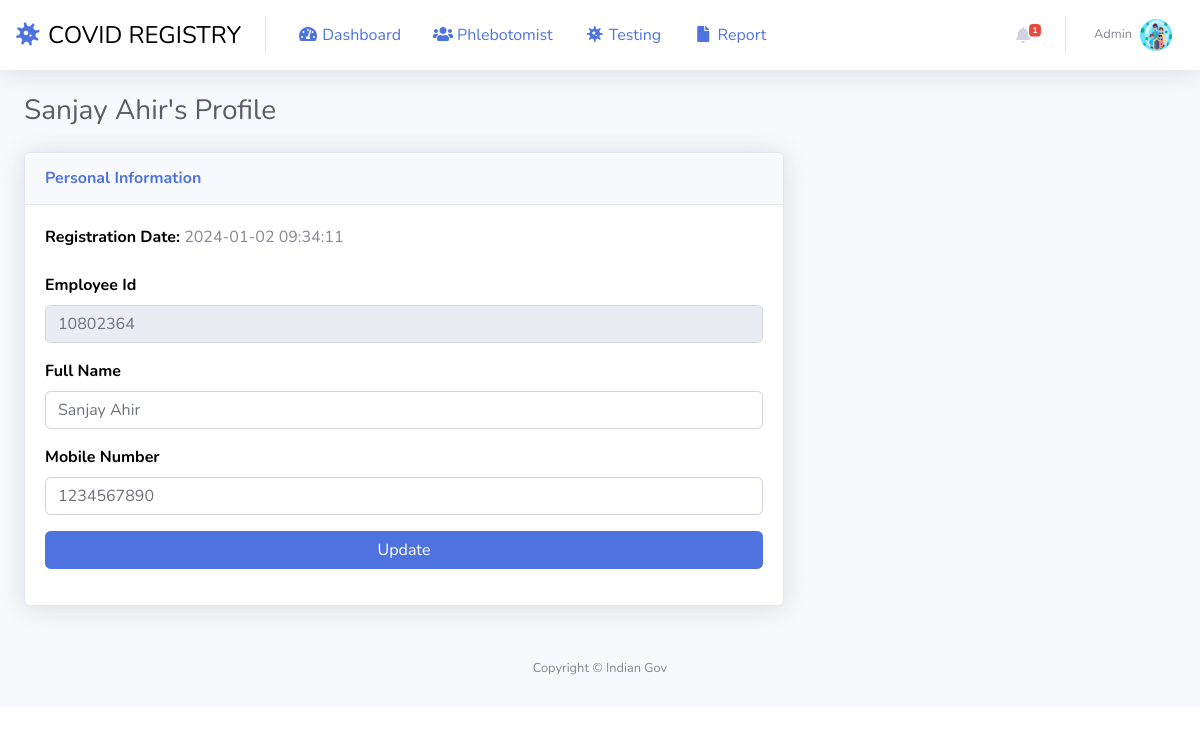
The page /admin/edit-phlebotomist.php?pid=3 (signed in) on the database its author committed.
### tables this page shows
CREATE TABLE
tblphlebotomist (
  `id` int (11) NOT NULL,
  `EmpID` varchar(100) DEFAULT NULL,
  `FullName` varchar(120) DEFAULT NULL,
  `MobileNumber` bigint (12) DEFAULT NULL,
  
  `RegDate` timestamp NULL DEFAULT current_timestamp()
);

### admin/edit-phlebotomist.php (the view, shortened to what this page needs)
<?php session_start();
include_once('includes/config.php');
if (strlen($_SESSION['aid'] == 0)) {
    header('location:logout.php');
} else {
?>
    <!DOCTYPE html>
    <html lang="en">
    <head>
        <link href="vendor/fontawesome-free/css/all.min.css" rel="stylesheet" type="text/css">
        <link href="css/sb-admin-2.min.css" rel="stylesheet">
    </head>
    <body id="page-top">
        <div id="wrapper">
            <div id="content-wrapper" class="d-flex flex-column">
                <div id="content">
                    <?php include_once('includes/topbar.php'); ?>
                    <div class="container-fluid">
                        <?php
                        $pid = intval($_GET['pid']);
                        $query = mysqli_query($con, "select * from tblphlebotomist where id='$pid'");
                        while ($row = mysqli_fetch_array($query)) {
                        ?>
                            <h1 class="h3 mb-4 text-gray-800"><?php echo $row['FullName']; ?>'s Profile</h1>
                            <form name="editphlebotomist" method="post">
                                <div class="row">
                                    <div class="col-lg-8">
                                        <div class="card shadow mb-4">
                                            <div class="card-header py-3">
                                                <h6 class="m-0 font-weight-bold text-primary">Personal Information</h6>
                                            </div>
                                            <div class="card-body">
                                                <div class="form-group">
                                                    <label>Registration Date: </label>
                                                    <?php echo $row['RegDate']; ?>
                                                </div>
                                                <div class="form-group">
                                                    <label>Employee Id</label>
                                                    <input type="text" class="form-control" id="empid" name="empid" value="<?php echo $row['EmpID']; ?>" readonly="true">
                                                </div>
                                                <div class="form-group">
                                                    <label>Full Name</label>
                                                    <input type="text" class="form-control" id="fullname" name="fullname" placeholder="Enter your full name..." pattern="[A-Za-z ]+" title="letters only" value="<?php echo $row['FullName']; ?>" required="true">
                                                </div>
                                                <div class="form-group">
                                                    <label>Mobile Number</label>
                                                    <input type="text" class="form-control" id="mobilenumber" name="mobilenumber" placeholder="Please enter your mobile number" pattern="[0-9]{10}" title="10 numeric characters only" value="<?php echo $row['MobileNumber']; ?>" required="true">
                                                </div>
                                                <div class="form-group">
                                                    <input type="submit" class="btn btn-primary btn-user btn-block" name="update" id="update" value="Update">
                                                </div>
                                            </div>
                                        </div>
                                    </div>
                                </div>
                            </form>
                        <?php } ?>
                    </div>
                </div>
                <?php include_once('includes/footer.php'); ?>
            </div>
        </div>
    </body>
    </html>
<?php } ?>

### admin/includes/topbar.php (shortened to what this page needs)
<nav class="navbar navbar-expand navbar-light bg-white topbar mb-4 static-top shadow">
    <a class="sidebar-brand d-flex align-items-center justify-content-center" href="../admin/index.php" style="text-decoration: none;">
        <div class="sidebar-brand-icon rotate-n-15" style="font-size: x-large;">
            <i class=" fas fa-virus"></i>
        </div>
        <div class="mx-2" style="color: black; font-size: x-large;">COVID REGISTRY</div>
    </a>
    <a class="nav-link" href="dashboard.php">
        <i class="fas fa-fw fa-tachometer-alt"></i>
        <span>Dashboard</span></a>
    <div class="dropdown">
        <a class="nav-link collapsed" href="#" data-toggle="collapse" data-target="#collapseOne" aria-expanded="false" aria-controls="collapseOne">
            <i class="fas fa-fw fa-users"></i>
            <span>Phlebotomist</span>
        </a>
    </div>
    <div class="dropdown">
        <a class="nav-link collapsed" href="#" data-toggle="collapse" data-target="#collapseTwo" aria-expanded="false" aria-controls="collapseTwo">
            <i class="fas fa-fw fa-virus"></i>
            <span>Testing</span>
        </a>
    </div>
    <div class="dropdown">
        <a class="nav-link collapsed" href="#" data-toggle="collapse" data-target="#collapseThree" aria-expanded="true" aria-controls="collapseThree">
            <i class="fas fa-fw fa-file"></i>
            <span>Report</span>
        </a>
    </div>
    <?php if ($_SESSION['aid']) : ?>
        <ul class="navbar-nav ml-auto">
            <?php $query = mysqli_query($con, "select * from tbltestrecord where ReportStatus is null");
              $count = mysqli_num_rows($query);
              ?>
            <li class="nav-item dropdown no-arrow mx-1">
                <a class="nav-link dropdown-toggle" href="#" id="alertsDropdown" role="button" data-toggle="dropdown" aria-haspopup="true" aria-expanded="false">
                    <i class="fas fa-bell fa-fw"></i>
                    <span class="badge badge-danger badge-counter"><?php echo $count; ?></span>
                </a>
            </li>
            <li class="nav-item dropdown no-arrow">
                <a class="nav-link dropdown-toggle" href="#" id="userDropdown" role="button" data-toggle="dropdown" aria-haspopup="true" aria-expanded="false">
                    <?php
                      $adid = $_SESSION['aid'];
                      $ret1 = mysqli_query($con, "select AdminName from tbladmin where ID='$adid'");
                      while ($row1 = mysqli_fetch_array($ret1)) {
                      ?>
                        <span class="mr-2 d-none d-lg-inline text-gray-600 small"><?php echo $row1['AdminName']; ?></span>
                    <?php } ?>
                    <img class="img-profile rounded-circle" src="img/covid-tms.png">
                </a>
            </li>
        </ul>
    <?php endif; ?>
</nav>

### admin/edit-phlebotomist.php (style rules this page uses)
label { font-size: 16px; font-weight: bold; color: #000; }

### rows shown on the page
tblphlebotomist: FullName "Sanjay Ahir", RegDate "2024-01-02 09:34:11", empid "10802364", fullname "Sanjay Ahir", mobilenumber "1234567890"

### other values the page prints
$count "1"
$row1['AdminName'] "Admin"
